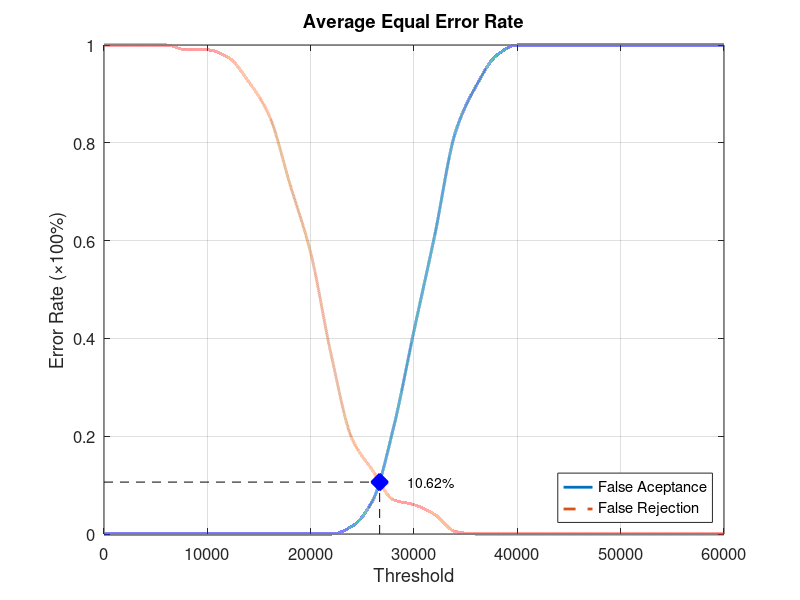
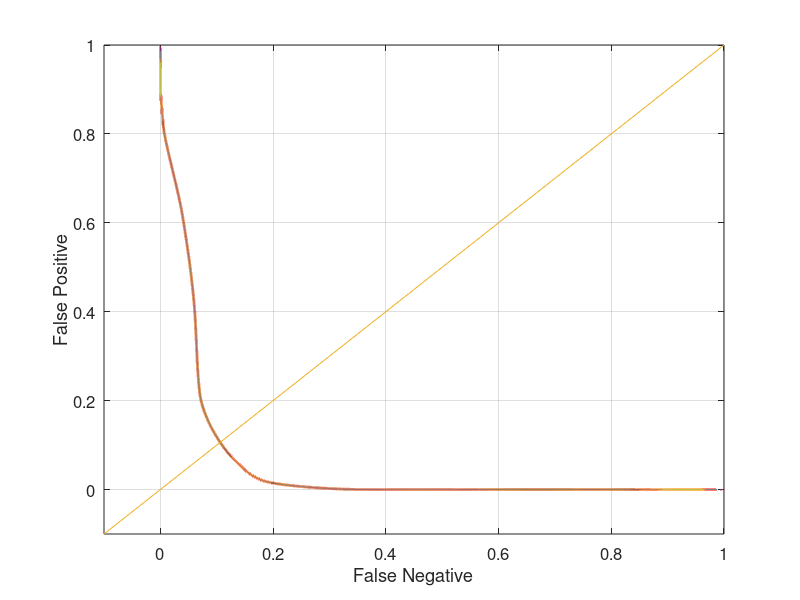

Recreate these plots in MATLAB, in order.
function yEER = Database4_4
close all;
clear;
clc;
x = 0:2000:60000;
xq = 0:0.5:60000;

y0 = [0 0 0 0 0 0 0 0 0 0 0 0 0.0157895 0.0684211 0.215789 0.415789 0.610526 0.821053 0.915789 0.978947 1 1 1 1 1 1 1 1 1 1 1];
yy0 = interp1(x, y0, xq, 'pchip');
y1 = [1 1 1 1 0.99 0.99 0.975 0.925 0.855 0.715 0.575 0.365 0.195 0.13 0.07 0.06 0.04 0.005 0 0 0 0 0 0 0 0 0 0 0 0 0];
yy1 = interp1(x, y1, xq, 'pchip');

% Calculating EER: 
y2 = abs(y0 - y1);
find(y2 == min(y2))
yy2 = abs(yy0 - yy1);
xEER = find(yy2 == min(yy2));
xEERIndex = xq(xEER) % X-axis EER
yEER = yy0(xEER) % Y-axis EER

main = figure
plot(xq, yy0,'-','LineWidth', 2);	hold on
plot(xq, yy1,'--','LineWidth', 2);	hold on
plot([xEERIndex xEERIndex], [0 yEER], 'k--');	hold on
plot([0 xEERIndex], [yEER yEER], 'k--');	hold on
plot(xEERIndex, yEER, 'bx', 'LineWidth', 10);	hold on
text(xEERIndex + 10 * xEERIndex / 100, yEER, [num2str(round((10000 * yEER)) / 100) '%'])
legend('False Aceptance', 'False Rejection', 'Location', 'SouthEast')
xlabel('Threshold')
ylabel('Error Rate (\times100%)')
title('Average Equal Error Rate')
set(gca, 'FontSize', 12)
axis([0 60000 0 1])
grid on

print(main, 'Database4_4Main', '-dpng');
FNRxFPR = figure('Color', [1 1 1]);
plot(yy1, yy0, '-', yy1, yy0, 'LineWidth', 2);
hold on
y = -0.1:0.1:1
plot(y, y); 
set(gca, 'FontSize', 12)
xlabel('False Negative')
ylabel('False Positive')
axis([-0.1 1 -0.1 1])
set(gca, 'FontSize', 12)
grid on

print(FNRxFPR, 'Database4_4FNRxFPR','-dpng');
end
